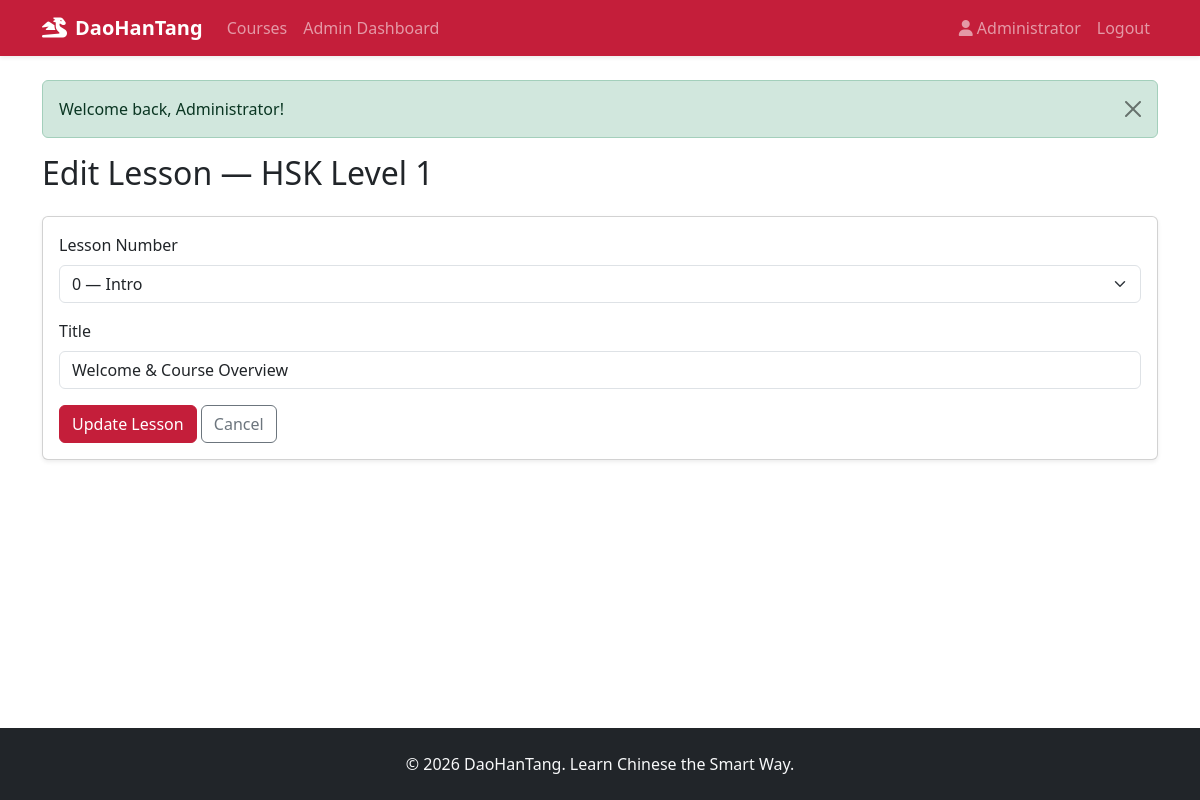
Page /admin/lessons/edit?id=1 (signed in) on the committed database.
### tables this page shows
CREATE TABLE courses (
    id INT UNSIGNED AUTO_INCREMENT PRIMARY KEY,
    title VARCHAR(200) NOT NULL,
    description TEXT,
    price DECIMAL(10, 2) NOT NULL DEFAULT 0.00,
    thumbnail VARCHAR(255) DEFAULT NULL,
    created_at TIMESTAMP DEFAULT CURRENT_TIMESTAMP
);

CREATE TABLE lessons (
    id INT UNSIGNED AUTO_INCREMENT PRIMARY KEY,
    course_id INT UNSIGNED NOT NULL,
    title VARCHAR(200) NOT NULL,
    lesson_number TINYINT UNSIGNED NOT NULL COMMENT '0=Intro, 1-15=Lessons',
    created_at TIMESTAMP DEFAULT CURRENT_TIMESTAMP,
    UNIQUE KEY unique_lesson_order (course_id, lesson_number),
    FOREIGN KEY (course_id) REFERENCES courses(id) ON DELETE CASCADE
);

### app/Core/Controller.php (called while the page is built, shortened)
<?php
class Controller
{
    protected function view(string $view, array $data = []): void
    {
        extract($data);
        $appConfig = require dirname(__DIR__, 2) . '/config/app.php';
        $viewPath = dirname(__DIR__) . '/Views/' . str_replace('.', '/', $view) . '.php';
        require dirname(__DIR__) . '/Views/layouts/header.php';
        require $viewPath;
        require dirname(__DIR__) . '/Views/layouts/footer.php';
    }
}

### app/Controllers/Admin/LessonController.php (called while the page is built, shortened)
<?php
class LessonController extends Controller
{
    public function editForm(): void
    {
        $id = (int) ($_GET['id'] ?? 0);
        $lesson = Lesson::find($id);
        $course = Course::find((int) $lesson['course_id']);
        $this->view('admin.lessons.form', [
            'course' => $course,
            'lesson' => $lesson,
        ]);
    }
}

### app/Core/Router.php (called while the page is built, shortened)
<?php
class Router
{
    private array $routes = [];
    public function get(string $path, array $handler): self
    {
        $this->routes['GET'][$this->normalize($path)] = $handler;
        return $this;
    }
    public function post(string $path, array $handler): self
    {
        $this->routes['POST'][$this->normalize($path)] = $handler;
        return $this;
    }
    public function dispatch(string $uri, string $method): void
    {
        $path = $this->normalize(parse_url($uri, PHP_URL_PATH) ?? '/');
        $method = strtoupper($method);
        $handler = $this->routes[$method][$path] ?? null;
        [$controllerClass, $action] = $handler;
        $controller = new $controllerClass();
        $controller->$action();
    }
    private function normalize(string $path): string
    {
        $base = rtrim(dirname($_SERVER['SCRIPT_NAME']), '/\\');
        if ($base !== '' && str_starts_with($path, $base)) {
            $path = substr($path, strlen($base));
        }
        $path = '/' . trim($path, '/');
        return $path === '/' ? '/' : rtrim($path, '/');
    }
}

### index.php (called while the page is built, shortened)
<?php
require __DIR__ . '/bootstrap.php';
$router = require __DIR__ . '/routes/web.php';
$router->dispatch($_SERVER['REQUEST_URI'], $_SERVER['REQUEST_METHOD']);

### bootstrap.php (called while the page is built, shortened)
<?php
spl_autoload_register(function (string $class): void {
    $prefix = 'App\\';
    $baseDir = __DIR__ . '/app/';
    $relative = substr($class, strlen($prefix));
    $file = $baseDir . str_replace('\\', '/', $relative) . '.php';
});
require __DIR__ . '/app/helpers.php';

### config/database.php (called while the page is built)
<?php
return [
    'host'     => 'localhost',
    'dbname'   => 'daohantang',
    'username' => 'root',
    'password' => '',
    'charset'  => 'utf8mb4',
];

### app/Core/Database.php (called while the page is built, shortened)
<?php
class Database
{
    private static ?PDO $instance = null;
    public static function getConnection(): PDO
    {
        if (self::$instance === null) {
            $config = require dirname(__DIR__, 2) . '/config/database.php';
            $dsn = sprintf(
                'mysql:host=%s;dbname=%s;charset=%s',
                $config['host'],
                $config['dbname'],
                $config['charset']
            );
            try {
                self::$instance = new PDO($dsn, $config['username'], $config['password'], [
                    PDO::ATTR_ERRMODE            => PDO::ERRMODE_EXCEPTION,
                    PDO::ATTR_DEFAULT_FETCH_MODE => PDO::FETCH_ASSOC,
                    PDO::ATTR_EMULATE_PREPARES   => false,
                ]);
            } catch (PDOException $e) {
                die('Database connection failed: ' . htmlspecialchars($e->getMessage()));
            }
        }
        return self::$instance;
    }
}

### app/Models/Lesson.php (called while the page is built, shortened)
<?php
class Lesson
{
    public static function find(int $id): ?array
    {
        $stmt = Database::getConnection()->prepare('SELECT * FROM lessons WHERE id = ?');
        $stmt->execute([$id]);
        $row = $stmt->fetch();
        return $row ?: null;
    }
}

### app/Models/Course.php (called while the page is built, shortened)
<?php
class Course
{
    public static function find(int $id): ?array
    {
        $stmt = Database::getConnection()->prepare('SELECT * FROM courses WHERE id = ?');
        $stmt->execute([$id]);
        $row = $stmt->fetch();
        return $row ?: null;
    }
}

### app/helpers.php (called while the page is built, shortened)
<?php
function base_path(string $path = ''): string
{
    return dirname(__DIR__) . ($path ? '/' . ltrim($path, '/') : '');
}
function app_url(string $path = ''): string
{
    $config = require base_path('config/app.php');
    $base = rtrim($config['url'], '/');
    $path = ltrim($path, '/');
    return $path === '' ? $base . '/' : $base . '/' . $path;
}
function e(?string $value): string
{
    return htmlspecialchars($value ?? '', ENT_QUOTES, 'UTF-8');
}

### config/app.php (called while the page is built)
<?php
return [
    'name'    => 'DaoHanTang',
    'tagline' => 'Learn Chinese the Smart Way',
    'url'     => '/daohantang',
    'telegram' => '@DaoHanTangSupport',
];

### app/Views/admin/lessons/form.php (the view, shortened to what this page needs)
<h2 class="mb-4"><?= $lesson ? 'Edit Lesson' : 'Create Lesson' ?> — <?= e($course['title']) ?></h2>
<div class="card shadow-sm">
    <div class="card-body">
        <form method="POST" action="<?= app_url($lesson ? 'admin/lessons/update' : 'admin/lessons/create') ?>">
            <div class="mb-3">
                <label class="form-label">Lesson Number</label>
                <select name="lesson_number" class="form-select" required>
                    <option value="0" <?= ($lesson['lesson_number'] ?? '') == '0' ? 'selected' : '' ?>>0 — Intro</option>
                </select>
            </div>
            <div class="mb-3">
                <label class="form-label">Title</label>
                <input type="text" name="title" class="form-control" value="<?= e($lesson['title'] ?? '') ?>" required>
            </div>
            <button type="submit" class="btn btn-primary"><?= $lesson ? 'Update' : 'Create' ?> Lesson</button>
            <a href="<?= app_url('admin/lessons?course_id=' . $course['id']) ?>" class="btn btn-outline-secondary">Cancel</a>
        </form>
    </div>
</div>

### assets/css/style.css (style rules this page uses)
:root { --primary-color: #c41e3a; --primary-dark: #9a1830; }
.btn-primary { background-color: var(--primary-color); border-color: var(--primary-color); }
body { min-height: 100vh; display: flex; flex-direction: column; }

### rows in the picture
courses: title "HSK Level 1"
lessons: lesson_number "0 — Intro", title "Welcome & Course Overview"

### other values in the picture
$appConfig['name'] "DaoHanTang"
$currentUser['name'] "Administrator"
$flash['message'] "Welcome back, Administrator!"
